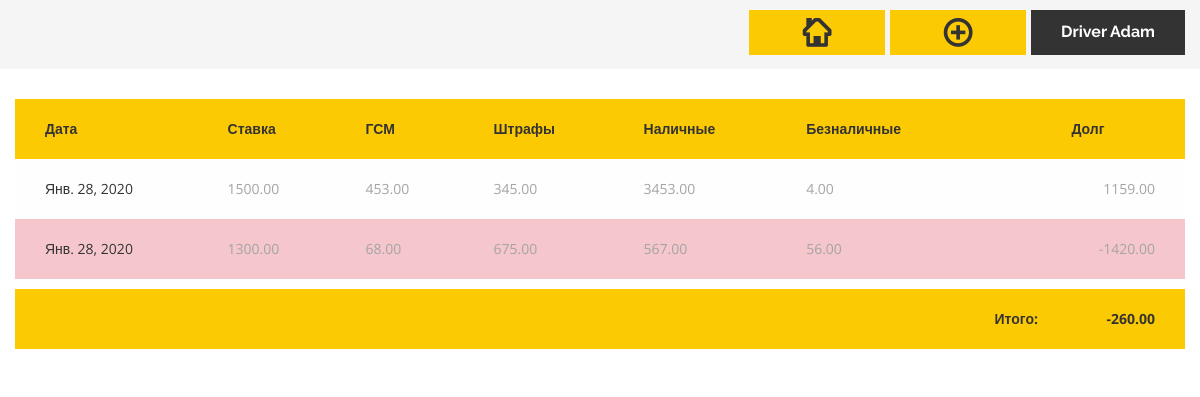
The app's page /driver/3458247538/, older data.
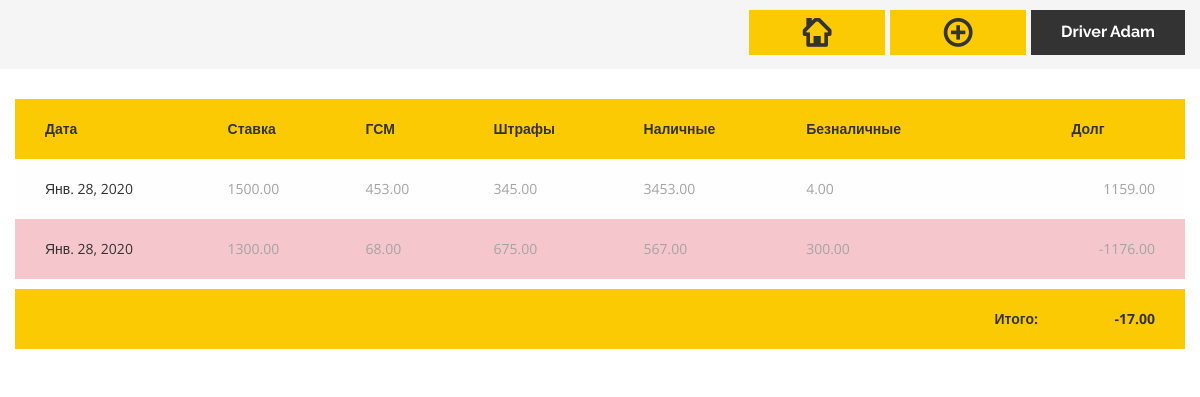
The same page, newer data.
### baseapp/models.py (models this page shows, shortened)
class  Working_day(models.Model):
	driver 		= models.ForeignKey(Driver, on_delete=models.PROTECT)
	date 		= models.DateField('Дата рабочего дня', auto_now_add = False)
	rate		= models.DecimalField(verbose_name = 'Ставка', max_digits=15, decimal_places=2)
	fuel		= models.DecimalField(verbose_name = 'ГСМ', max_digits=15, decimal_places=2)
	penalties	= models.DecimalField(verbose_name = 'Штрафы', max_digits=15, decimal_places=2)
	cash		= models.DecimalField(verbose_name = 'Наличные', max_digits=15, decimal_places=2)
	cashless	= models.DecimalField(verbose_name = 'Безналичные', max_digits=15, decimal_places=2)
	debt_of_day	= models.DecimalField(verbose_name = 'Долг дня', max_digits=15, decimal_places=2)
	slug 		= models.SlugField(max_length=10, verbose_name='Url', blank=True, db_index=True)
	class Meta:
		verbose_name = 'Рабочий день'
		verbose_name_plural = 'Рабочие дни'

class Driver(models.Model):
	first_name		= models.CharField(max_length = 30, verbose_name = 'Имя')
	second_name		= models.CharField(max_length = 30, verbose_name = 'Фамилия')
	third_name		= models.CharField(max_length = 30, verbose_name = 'Отчество', blank=True, null=True)
	driver_license	= models.CharField(max_length = 15, verbose_name = 'Номер В/У', blank=True, null=True, default='')
	car_number		= models.CharField(max_length = 15, verbose_name = 'Номер А/М', blank=True, null=True, default='')
	car_model		= models.CharField(max_length = 30, verbose_name = 'Марка А/М', blank=True, null=True, default='')
	rate			= models.DecimalField(verbose_name = 'Ставка', max_digits=15, decimal_places=2, blank=True, null=True, default=0)
	slug 			= models.SlugField(max_length=10, verbose_name='Url', blank=True, db_index=True)
	debt			= models.DecimalField(verbose_name = 'Долг', max_digits=15, decimal_places=2)
	class Meta:
		verbose_name = 'Водитель'
		verbose_name_plural = 'Водители'

### baseapp/views.py (the view)
# urls.py: path('driver/<str:slug>/', 		show_driver, name='show_driver'),
def show_driver(request, slug):
	driver = Driver.objects.get(slug = slug)
	working_days = Working_day.objects.filter(driver = driver).order_by("date")
	context = {
		'working_days': working_days, 'driver': driver,
	}
	return render(request, 'baseapp/driver.html', context)

### baseapp/templates/baseapp/driver.html (shortened to what this page needs)
{% extends 'baseapp/base.html' %}
{% load static %}
{% block content %}
<section class="ls ms ">
	<div class="container-fluid py-2 flex-row ">
		<div class="d-flex flex-row-reverse">
			<div class="py-2 pl-2"><a href="" class="theme_button" data-toggle="modal" data-target="#driverinfo">{{ driver.second_name}} {{ driver.first_name}} {% if driver.third_name %}{{ driver.third_name}}{% endif %}</a></div>
			<div class="py-2 pl-2">
				<a href="" class="theme_button color1" data-toggle="modal" data-target="#new-day"><i class="rt-icon2-add"></i></i></a>
			</div>
			<div class="py-2 pl-2">
				<a href="{% url 'show_index' %}" class="theme_button color1"><i class="rt-icon2-home"></i></a>
			</div>
		</div>
	</div>
  <div class="container col-lg-12">
    <div class="row">
      <div class="col-sm-12">
        <table class="table_template darklinks table-hover">
          <thead class="thead-dark">
            <tr>
			<th>Дата</th>
			<th>Ставка</th>
			<th>ГСМ</th>
			<th>Штрафы</th>
			<th>Наличные</th>
			<th>Безналичные</th>
			<th></th>
			<th>Долг</th>
            </tr>
          </thead>
          <tbody>
          	{% for day in working_days %}
          	{% if day.debt_of_day < 0 %}
          	<tr class="table-danger">
          		{% else %}
          		<tr>
          			{% endif %}
          			<td><a href="" data-toggle="modal" data-target="#id{{day.slug}}">{{ day.date }}</a></td>
          			<td>{{ day.rate }}</td>
          			<td>{{ day.fuel }}</td>
          			<td>{{ day.penalties }}</td>
          			<td>{{ day.cash }}</td>
          			<td>{{ day.cashless }}</td>
          			<td></td>
          			<td style="text-align: right" >{{ day.debt_of_day }}</td>
          		</tr>
          		{% endfor %}
          </tbody>
        </table>
        <table class="table_template darklinks table-hover">
          <thead class="thead-dark">
            <tr>
			<th style="text-align: right" width="90%">Итого:</th>
			<th style="text-align: right">{{ driver.debt }}</th>
            </tr>
          </thead>
        </table>
      </div>
    </div>
  </div>
</section>
{% endblock %}

Row changes from the older to the newer data that the page shows:
changed Driver "Driver": debt "-260.00" → "-17.00"
changed Working_day (number 2 of 2 on the later page): cashless "56.00" → "300.00"; debt_of_day "-1420.00" → "-1176.00"
